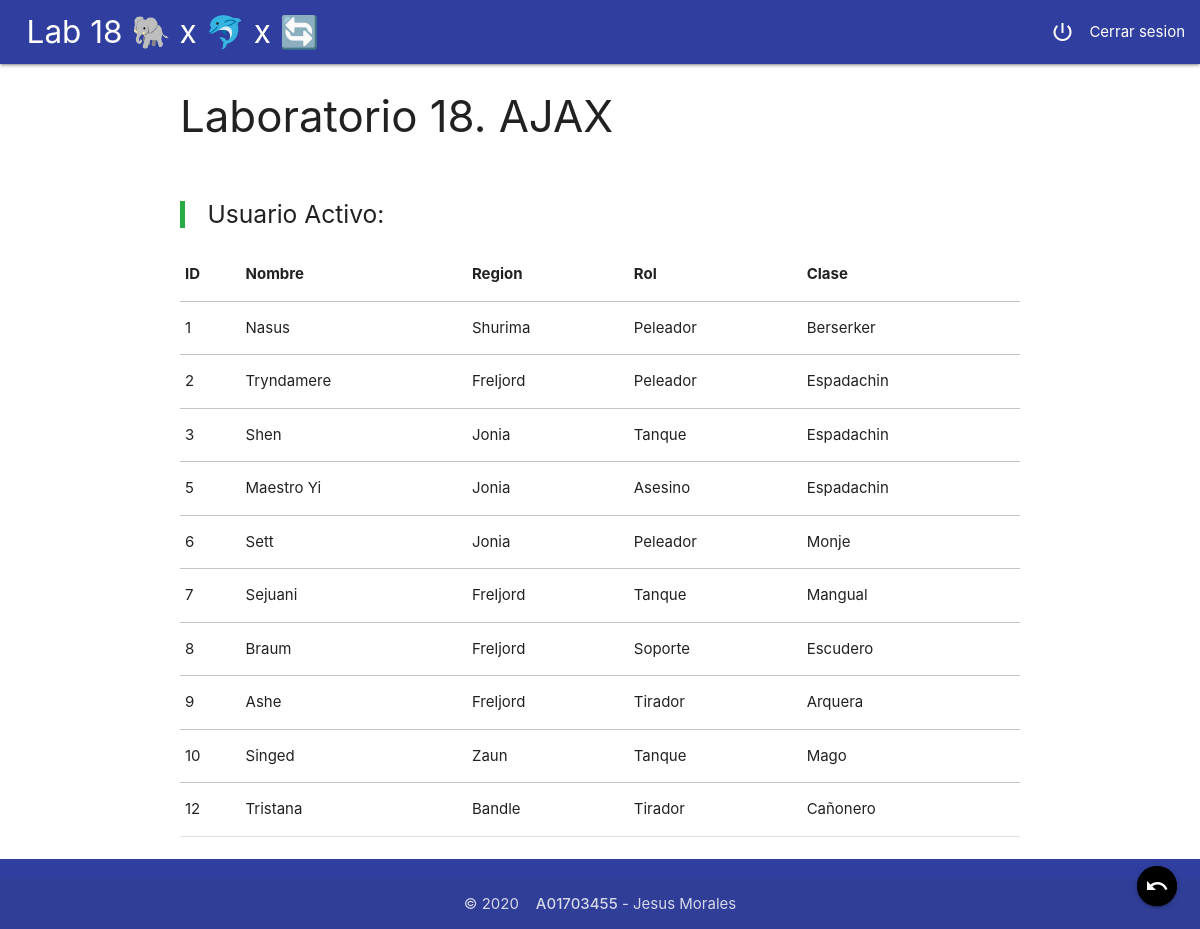
Page /selectAllChamps.php on the committed database.
### tables this page shows
CREATE TABLE `champs` (
  `id` int(11) NOT NULL,
  `nombre` varchar(30) NOT NULL,
  `region` varchar(30) NOT NULL,
  `rol` varchar(15) NOT NULL,
  `clase` varchar(15) NOT NULL
);

### util.php (the view, shortened to what this page needs)
<?php
function conexionBD(){
    $server = "localhost";
    $user = "root";
    $pass = "";
    $bdname = "lolchamps";
    $conexion = mysqli_connect($server,$user,$pass,$bdname);
    return $conexion;
}
function getChamps(){
    $conexion = conexionBD();
    $query = "SELECT * FROM champs";
    $result = mysqli_query($conexion, $query);
    $table ="";
    if(mysqli_num_rows($result)){
        $table .="<table class=\"responsive-table\">";
        $table .="<thead><tr><th>ID</th><th>Nombre</th><th>Region</th><th>Rol</th><th>Clase</th></thead>";
        while($row = mysqli_fetch_assoc($result)){
            $table.= "<tr><tbody>";
            $table.= "<td>". $row["id"]. "</td>";
            $table.= "<td>". $row["nombre"]. "</td>";
            $table.= "<td>". $row["region"]. "</td>";
            $table.= "<td>". $row["rol"]. "</td>";
            $table.= "<td>". $row["clase"]. "</td>";
            $table.= "</tbody></tr>";
        }
        $table.= "</table>";
    }
    return $table;
}
?>

### selectAllChamps.php (shortened to what this page needs)
<?php
require_once("util.php");
    $_SESSION["tabla"] = getChamps();
if(isset($_SESSION["tabla"])){
    echo $_SESSION["tabla"];
}
?>

### css/styless.css (style rules this page uses)
body { display: flex; min-height: 100vh; flex-direction: column; }
main { flex: 1 0 auto; }
blockquote#user { margin: 20px 0; padding-left: 1.5rem; border-left: 5px solid #27ac44; }

### rows in the picture
champs: id "1", nombre "Nasus", region "Shurima", rol "Peleador", clase "Berserker"
champs: id "2", nombre "Tryndamere", region "Freljord", rol "Peleador", clase "Espadachin"
champs: id "3", nombre "Shen", region "Jonia", rol "Tanque", clase "Espadachin"
champs: id "5", nombre "Maestro Yi", region "Jonia", rol "Asesino", clase "Espadachin"
champs: id "6", nombre "Sett", region "Jonia", rol "Peleador", clase "Monje"
champs: id "7", nombre "Sejuani", region "Freljord", rol "Tanque", clase "Mangual"
champs: id "8", nombre "Braum", region "Freljord", rol "Soporte", clase "Escudero"
champs: id "9", nombre "Ashe", region "Freljord", rol "Tirador", clase "Arquera"
champs: id "10", nombre "Singed", region "Zaun", rol "Tanque", clase "Mago"
champs: id "12", nombre "Tristana", region "Bandle", rol "Tirador", clase "Cañonero"
